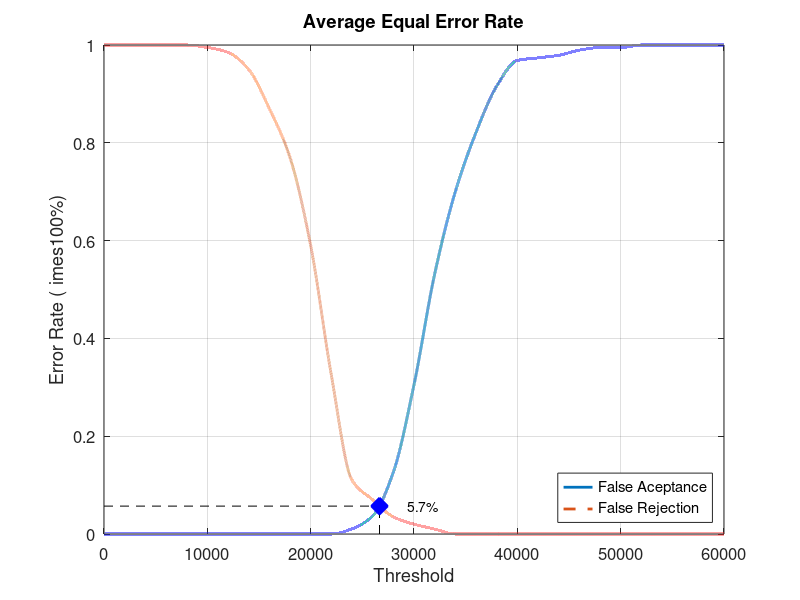
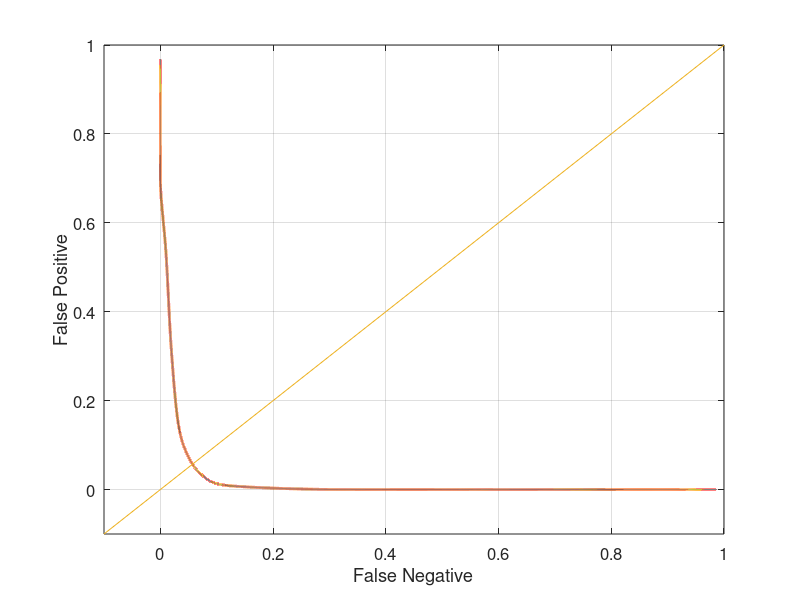

Reproduce these figures in MATLAB, in order.
close all;
clear;
clc;
x = 0:2000:60000;
xq = 0:0.5:60000;

y0 = [0 0 0 0 0 0 0 0 0 0 0 0 0.0105263 0.0368421 0.126316 0.305263 0.531579 0.7 0.821053 0.915789 0.968421 0.973684 0.978947 0.989474 0.994737 0.994737 1 1 1 1 1]
yy0 = interp1(x, y0, xq, 'pchip');
y1 = [1 1 1 1 1 0.995 0.985 0.95 0.87 0.77 0.59 0.325 0.11 0.07 0.035 0.02 0.01 0 0 0 0 0 0 0 0 0 0 0 0 0 0]
yy1 = interp1(x, y1, xq, 'pchip');

% Calculating EER: 
y2 = abs(y0 - y1);
find(y2 == min(y2))
yy2 = abs(yy0 - yy1);
xEER = find(yy2 == min(yy2));
xEERIndex = xq(xEER) % X-axis EER
yEER = yy0(xEER) % Y-axis EER

main = figure
plot(xq, yy0,'-','LineWidth', 2);	hold on
plot(xq, yy1,'--','LineWidth', 2);	hold on
plot([xEERIndex xEERIndex], [0 yEER], 'k--');	hold on
plot([0 xEERIndex], [yEER yEER], 'k--');	hold on
plot(xEERIndex, yEER, 'bx', 'LineWidth', 10);	hold on
text(xEERIndex + 10 * xEERIndex / 100, yEER, [num2str(round((10000 * yEER)) / 100) '%'])
legend('False Aceptance', 'False Rejection', 'Location', 'SouthEast')
xlabel('Threshold')
ylabel('Error Rate (	imes100%)')
title('Average Equal Error Rate')
set(gca, 'FontSize', 12)
axis([0 60000 0 1])
grid on

print(main, 'Database2_2Main', '-dpng');
FNRxFPR = figure('Color', [1 1 1]);
plot(yy1, yy0, '-', yy1, yy0, 'LineWidth', 2);
hold on
y = -0.1:0.1:1
plot(y, y); 
set(gca, 'FontSize', 12)
xlabel('False Negative')
ylabel('False Positive')
axis([-0.1 1 -0.1 1])
set(gca, 'FontSize', 12)
grid on

print(FNRxFPR, 'Database2_2FNRxFPR','-dpng');
